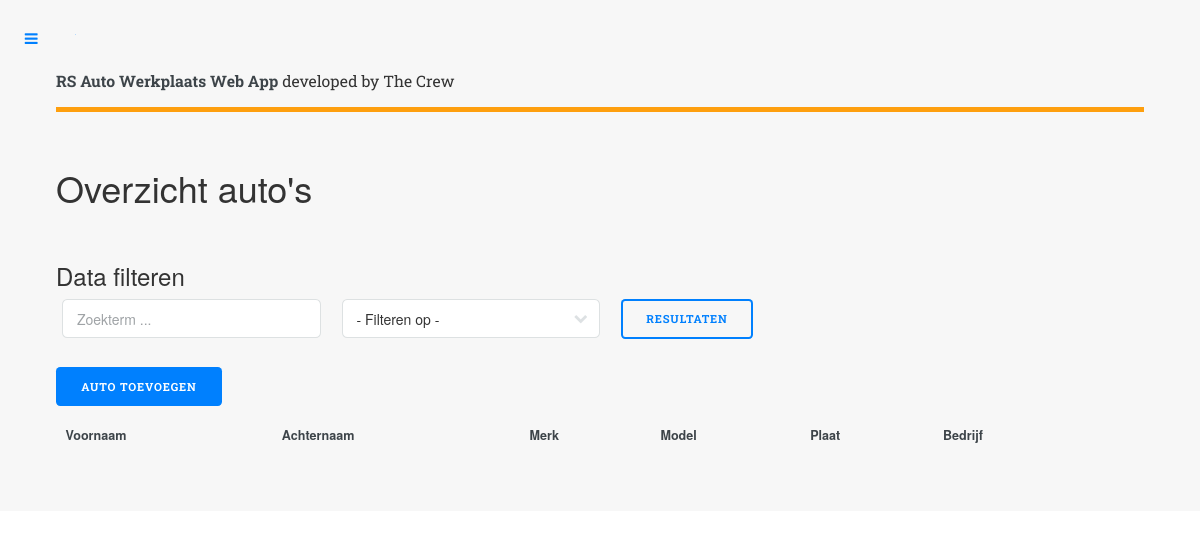
The page /overview_cars.php on the database as committed earlier.
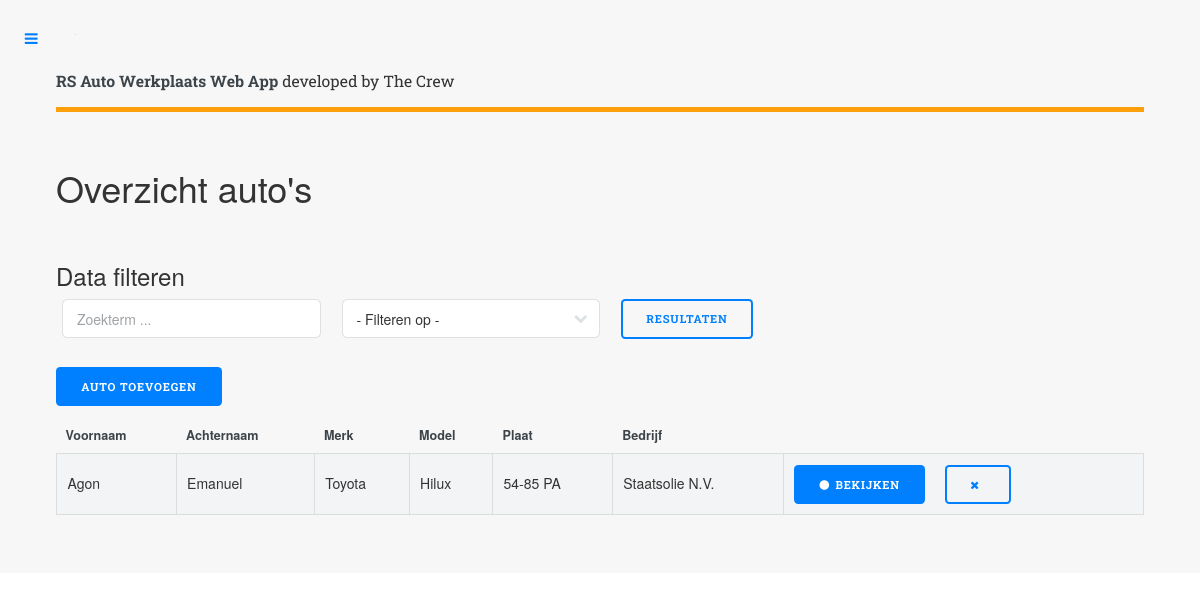
The same page on the database as committed later.
### tables this page shows
CREATE TABLE `cars` (
  `id` int(11) NOT NULL AUTO_INCREMENT,
  `person_id` int(11) NOT NULL,
  `inspected` int(11) NOT NULL DEFAULT '0',
  `car_model_id` int(11) NOT NULL,
  `license_plate` varchar(45) NOT NULL,
  `sachi_number` varchar(45) NOT NULL,
  `manufactured_date` int(11) NOT NULL DEFAULT '2000',
  `company_id` int(11) NOT NULL,
  `number_persons` int(11) NOT NULL,
  `image` text NOT NULL,
  `created_at` timestamp NOT NULL DEFAULT CURRENT_TIMESTAMP,
  PRIMARY KEY (`id`)
);

CREATE TABLE `persons` (
  `id` int(11) NOT NULL AUTO_INCREMENT,
  `firstname` varchar(255) NOT NULL,
  `lastname` varchar(255) NOT NULL,
  `address` varchar(255) NOT NULL,
  `email` varchar(255) NOT NULL,
  `phone` varchar(255) NOT NULL,
  `created_at` timestamp NOT NULL DEFAULT CURRENT_TIMESTAMP,
  PRIMARY KEY (`id`)
);

CREATE TABLE `car_models` (
  `id` int(11) NOT NULL AUTO_INCREMENT,
  `brand` varchar(45) NOT NULL,
  `model` varchar(45) NOT NULL,
  `created_at` timestamp NOT NULL DEFAULT CURRENT_TIMESTAMP,
  PRIMARY KEY (`id`)
);

CREATE TABLE `companies` (
  `id` int(11) NOT NULL AUTO_INCREMENT,
  `name` varchar(45) NOT NULL,
  `address` varchar(255) NOT NULL,
  `phone` varchar(255) NOT NULL,
  `email` varchar(255) NOT NULL,
  `created_at` timestamp NOT NULL DEFAULT CURRENT_TIMESTAMP,
  PRIMARY KEY (`id`)
);

### overview_cars.php (the view, shortened to what the changed rows need)
<?php
	require 'includes/head.php';
	require 'backend/db.php';
	$columns = array('persons.firstname', 'persons.lastname', 'brand', 'model', 'license_plate', 'company_id');
?>
<div id="wrapper">
		<div id="main">
			<div class="inner">
					<section>
						<header class="main">
							<h1>Overzicht auto's</h1>
						</header>
						<div class="row 200%">
							<div class="12u 12u$(medium)">
									<br><br>
								<div class="table-wrapper">
									<table class="alt">
										<thead id="thead">
											<tr>
												<th>Voornaam</th>
												<th>Achternaam</th>
												<th>Merk</th>
												<th>Model</th>
												<th>Plaat</th>
												<th>Bedrijf</th>
												<th></th>
											</tr>
										</thead>
										<tbody>
						<?php
							if( isset($_POST['searchTerm']) && !empty($_POST['term']) && $_POST['column'] != "none") {
								$term = $_POST['term'];
								$column = $_POST['column'];
								$column = $columns[$column];
								$sql = "SELECT persons.*, cars.*, companies.name, car_models.brand, car_models.model, car_models.manufactured_date, car_models.number_persons FROM cars
									INNER JOIN persons ON cars.person_id = persons.id
									INNER JOIN car_models ON car_models.id = cars.car_model_id
									LEFT JOIN companies ON cars.company_id = companies.id WHERE $column LIKE '%$term%'";
								$query = $conn->query($sql);
								if($query->num_rows == 0) {
									echo '<div class="box"><p>Foutmelding komt hierin. <b>Geen velden</b></p></div>';
									$style = 'none';
								}
								while ($result = $query->fetch_assoc()) {
									$id = $result['firstname'];
									$firstname = $result['firstname'];
									$lastname = $result['lastname'];
									$brand = $result['brand'];
									$model = $result['model'];
									$license_number = $result['license_plate'];
									$manufactured_date = $result['manufactured_date'];
									$company = $result['company_id'];
									$number_persons = $result['number_persons'];
									$created_at = $result['created_at'];
									if($company == 0) {
										$company = "Nee";
									} else if($company > 0) {
										$company = $result['name'];
									}
						?>
									<tr>
										<td><?php echo $firstname; ?></td>
										<td><?php echo $lastname; ?></td>
										<td><?php echo $brand; ?></td>
										<td><?php echo $model; ?></td>
										<td><?php echo $license_number; ?></td>
										<td><?php echo $company; ?></td>
										<td><a href="view_car.php?id=<?php echo $id; ?>" class="button special icon fa-circle">Bekijken</a><a style="margin-left: 20px;" onclick="remove.car('<?php echo $id; ?>', '<?php echo $brand.' '.$model; ?>')" class="button icon fa-times"></a></td>
									</tr>
						<?php
								}
							} else {
								$sql = "SELECT persons.*, cars.*, companies.name, car_models.brand, car_models.model, car_models.manufactured_date, car_models.number_persons FROM cars
									INNER JOIN persons ON cars.person_id = persons.id
									INNER JOIN car_models ON car_models.id = cars.car_model_id
									LEFT JOIN companies ON cars.company_id = companies.id";
								$query = $conn->query($sql);
								while ($result = $query->fetch_assoc()) {
									$id = $result['id'];
									$firstname = $result['firstname'];
									$lastname = $result['lastname'];
									$brand = $result['brand'];
									$model = $result['model'];
									$license_number = $result['license_plate'];
									$company = $result['company_id'];
									if($company == 0) {
										$company = "Nee";
									} else if($company > 0) {
										$company = $result['name'];
									}
								?>
									<tr>
										<td><?php echo $firstname; ?></td>
										<td><?php echo $lastname; ?></td>
										<td><?php echo $brand; ?></td>
										<td><?php echo $model; ?></td>
										<td><?php echo $license_number; ?></td>
										<td><?php echo $company; ?></td>
										<td><a href="view_car.php?id=<?php echo $id; ?>" class="button special icon fa-circle">Bekijken</a><a style="margin-left: 20px;" onclick="remove.car('<?php echo $id; ?>', '<?php echo $brand.' '.$model; ?>')" class="button icon fa-times"></a></td>
									</tr>
						<?php
									}
							}
						?>
										</tbody>
									</table>
								</div>
							</div>
						</div>
					</section>
			</div>
		</div>
</div>
<?php
	require 'includes/foot.php';
?>

Rows that differ between the two databases and show on the page:
now on this page (row edited): cars: person.firstname "Agon", person.lastname "Emanuel", car_model.brand "Toyota", car_model.model "Hilux", license_plate "54-85 PA", company.name "Staatsolie N.V."
